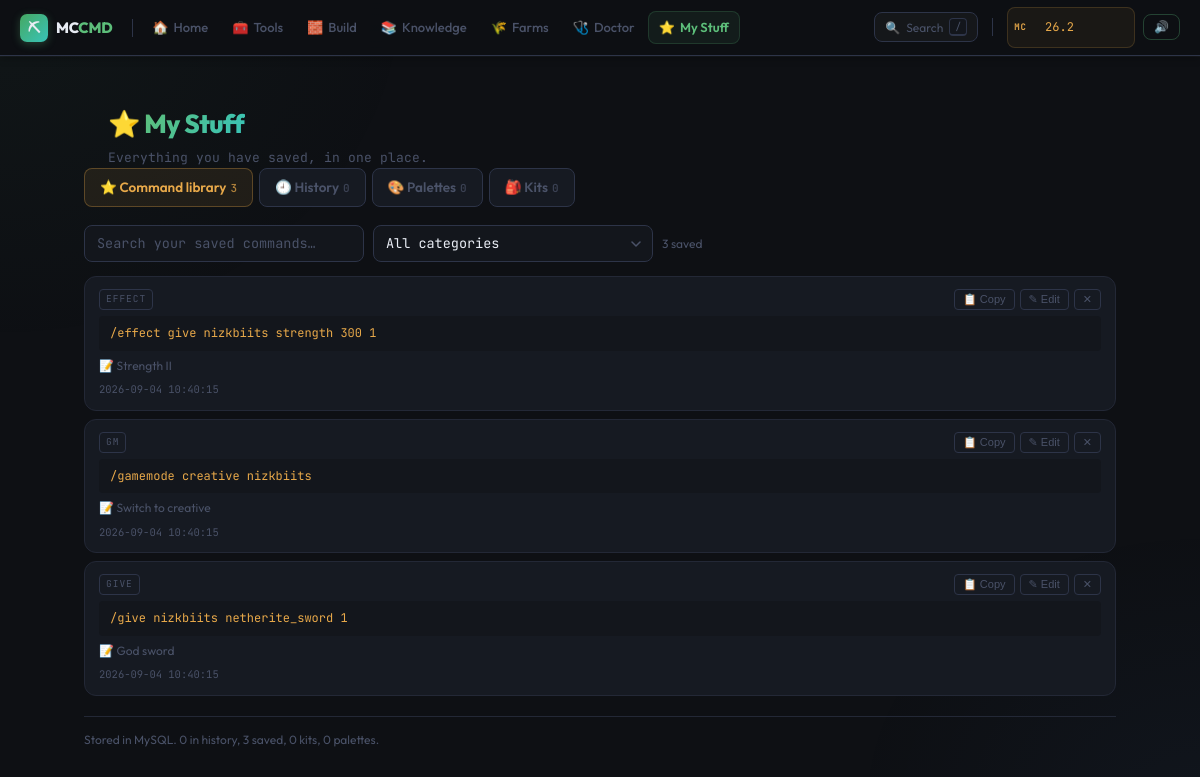
Page /mystuff.php on the earlier database version.
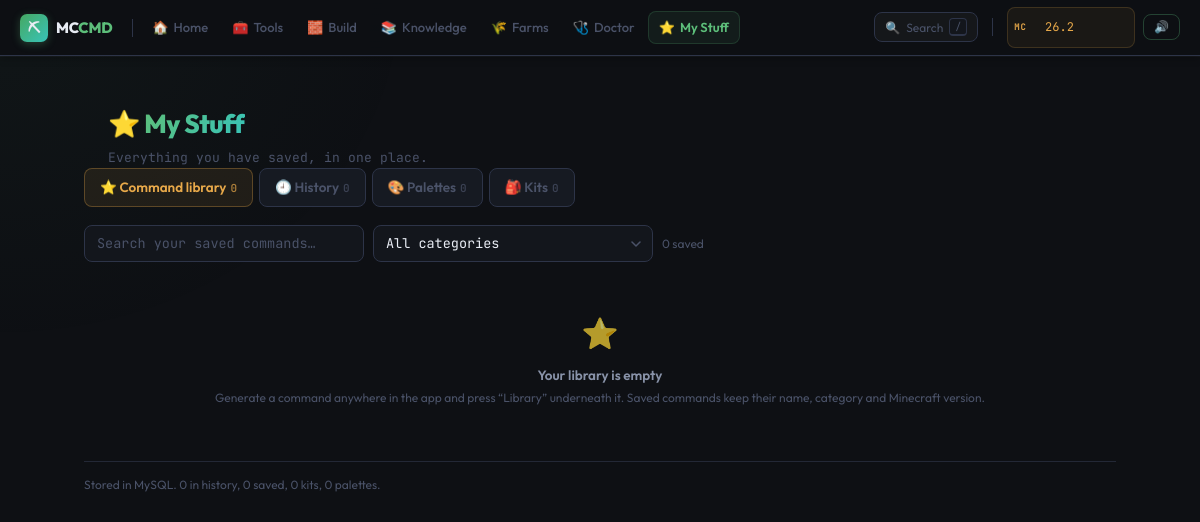
Same page on the later database version.
### tables this page shows
CREATE TABLE IF NOT EXISTS `favourites` (
  `id`         INT UNSIGNED AUTO_INCREMENT PRIMARY KEY,
  `username`   VARCHAR(50)   NOT NULL DEFAULT 'nizkbiits',
  `command`    TEXT          NOT NULL,
  `tab`        VARCHAR(30)   NOT NULL DEFAULT 'give',
  `note`       VARCHAR(255)  DEFAULT NULL,
  `name`       VARCHAR(120)  DEFAULT NULL,
  `category`   VARCHAR(40)   DEFAULT NULL,
  `mc_version` VARCHAR(20)   DEFAULT NULL,
  `tags`       VARCHAR(255)  DEFAULT NULL,
  `created_at` DATETIME      NOT NULL DEFAULT CURRENT_TIMESTAMP,
  INDEX idx_username (`username`),
  INDEX idx_category (`category`)
);

### lib/mc.php (called while the page is built, shortened)
<?php
function mcVersions(): array
{
    $v = MC_VERSIONS;
    uasort($v, fn($a, $b) => $b['rank'] <=> $a['rank']);
    return $v;
}
function mcCurrentVersion(): string
{
    $id = $_COOKIE['mc_version'] ?? MC_DEFAULT_VERSION;
    return isset(MC_VERSIONS[$id]) ? $id : MC_DEFAULT_VERSION;
}

### db.php (called while the page is built, shortened)
<?php
function getDB(): ?PDO
{
    static $pdo = null, $tried = false;
    if ($tried) return $pdo;
    $opts = [
        PDO::ATTR_ERRMODE            => PDO::ERRMODE_EXCEPTION,
        PDO::ATTR_DEFAULT_FETCH_MODE => PDO::FETCH_ASSOC,
        PDO::ATTR_EMULATE_PREPARES   => false,
    ];
    try {
        $dsn = sprintf('mysql:host=%s;dbname=%s;charset=%s', DB_HOST, DB_NAME, DB_CHAR);
        $pdo = new PDO($dsn, DB_USER, DB_PASS, $opts);
        return $pdo;
    } catch (PDOException $e) {
        error_log('MySQL unavailable, falling back to SQLite: ' . $e->getMessage());
    }
}
function dbDriver(?PDO $db = null): string
{
    $db = $db ?: getDB();
    return $db ? $db->getAttribute(PDO::ATTR_DRIVER_NAME) : '';
}
function historyGet(int $limit = 30): array
{
    $db = getDB(); if (!$db) return [];
    try {
        $limit = max(1, min(200, $limit));
        $stmt = $db->prepare(
            "SELECT id, command, tab, mc_version, created_at FROM command_history
             WHERE username = ? ORDER BY created_at DESC, id DESC LIMIT $limit"
        );
        $stmt->execute([APP_USER]);
        return $stmt->fetchAll();
    } catch (PDOException $e) { return []; }
}
function favGet(string $category = ''): array
{
    $db = getDB(); if (!$db) return [];
    try {
        $sql = 'SELECT id, command, tab, note, name, category, mc_version, tags, created_at
                FROM favourites WHERE username = ?';
        $args = [APP_USER];
        $sql .= ' ORDER BY created_at DESC, id DESC';
        $stmt = $db->prepare($sql);
        $stmt->execute($args);
        return $stmt->fetchAll();
    } catch (PDOException $e) { return []; }
}
function kitGet(): array
{
    $db = getDB(); if (!$db) return [];
    try {
        $stmt = $db->prepare(
            'SELECT id, kit_name, kit_data, updated_at FROM user_kits
             WHERE username=? ORDER BY updated_at DESC'
        );
        $stmt->execute([APP_USER]);
        $rows = $stmt->fetchAll();
        return $rows;
    } catch (PDOException $e) { return []; }
}
function paletteGet(): array
{
    $db = getDB(); if (!$db) return [];
    try {
        $stmt = $db->prepare(
            'SELECT id, palette_name, style, palette_data, created_at FROM user_palettes
             WHERE username=? ORDER BY created_at DESC'
        );
        $stmt->execute([APP_USER]);
        $rows = $stmt->fetchAll();
        return $rows;
    } catch (PDOException $e) { return []; }
}
function dbStatus(): array
{
    $db = getDB();
    try {
        $count = function (string $t) use ($db): int {
            $s = $db->prepare("SELECT COUNT(*) AS n FROM $t WHERE username=?");
            $s->execute([APP_USER]);
            return (int)$s->fetch()['n'];
        };
        return [
            'connected'  => true,
            'driver'     => dbDriver($db),
            'history'    => $count('command_history'),
            'favourites' => $count('favourites'),
            'kits'       => $count('user_kits'),
            'palettes'   => $count('user_palettes'),
        ];
    } catch (Exception $e) {
        return ['connected' => false, 'driver' => dbDriver($db), 'error' => 'Database tables could not be read.'];
    }
}

### mystuff.php (the view, shortened to what this page needs)
<?php
require_once __DIR__ . '/db.php';
require_once __DIR__ . '/lib/ui.php';
$tab = $_GET['t'] ?? 'library';
$saved    = favGet();
$history  = historyGet(60);
$palettes = paletteGet();
$kits     = kitGet();
$status   = dbStatus();
$css = <<<CSS
.ms-page { max-width:1080px; margin:0 auto; padding:20px 24px 56px; position:relative; z-index:1 }
.ms-tabs { display:flex; gap:6px; margin-bottom:18px; flex-wrap:wrap }
.ms-tab { padding:8px 15px; border-radius:var(--r-sm); border:1px solid var(--border2); background:var(--card);
  color:var(--text3); text-decoration:none; font-size:13.5px; font-weight:600; transition:all .13s }
.ms-tab:hover { border-color:var(--border3); color:var(--text2) }
.ms-tab.active { background:rgba(232,169,74,0.09); border-color:rgba(232,169,74,0.3); color:var(--gold) }
.ms-tab .n { font-family:var(--mono); font-size:11px; opacity:.7; margin-left:4px }
.ms-controls { display:flex; gap:9px; flex-wrap:wrap; align-items:center; margin-bottom:14px }
.ms-controls input, .ms-controls select { max-width:280px }
.entry { border:1px solid var(--border); border-radius:var(--r); background:var(--card);
  padding:12px 14px; margin-bottom:8px; transition:all .12s }
.entry:hover { border-color:var(--border3) }
.entry-top { display:flex; align-items:center; gap:9px; margin-bottom:6px; flex-wrap:wrap }
.entry-name { font-size:13.5px; font-weight:700; color:var(--text) }
.entry-cmd { font-family:var(--mono); font-size:12px; color:var(--gold); word-break:break-all;
  line-height:1.55; background:var(--bg2); border-radius:var(--r-xs); padding:8px 11px; cursor:pointer }
.entry-cmd:hover { background:var(--bg3) }
.entry-note { font-size:12px; color:var(--text3); margin-top:6px }
.entry-actions { display:flex; gap:5px; margin-left:auto }
.entry-btn { background:transparent; border:1px solid var(--border2); color:var(--text3);
  border-radius:var(--r-xs); cursor:pointer; font-size:11px; padding:3px 8px; transition:all .12s }
.entry-btn:hover { border-color:var(--border3); color:var(--text2) }
.entry-btn.danger:hover { border-color:var(--red); color:var(--red) }
.tag { font-size:9.5px; font-family:var(--mono); letter-spacing:1px; text-transform:uppercase;
  border:1px solid var(--border2); color:var(--text3); padding:2px 6px; border-radius:4px }
.db-note { font-size:12px; color:var(--text3); margin-top:20px; padding-top:14px; border-top:1px solid var(--border) }
CSS;
ui_head('My Stuff', '', $css);
function ms_entry(array $row, string $kind): void
{
    $cmd = $row['command'];
    echo '<div class="entry" data-search="' . e(strtolower($cmd . ' ' . ($row['name'] ?? '') . ' ' . ($row['note'] ?? '') . ' ' . ($row['tags'] ?? ''))) . '"'
       . ' data-category="' . e($row['category'] ?? '') . '">';
    echo '<div class="entry-top">';
    if (!empty($row['tab'])) echo '<span class="tag">' . e($row['tab']) . '</span>';
    echo '<span class="entry-actions">';
    echo '<button class="entry-btn" data-copy="' . e($cmd) . '">📋 Copy</button>';
    if ($kind === 'library') {
        echo '<button class="entry-btn" data-edit="' . (int)$row['id'] . '">✎ Edit</button>';
        echo '<button class="entry-btn danger" data-del-fav="' . (int)$row['id'] . '">✕</button>';
    } else {
        echo '<button class="entry-btn" data-save-fav="' . e($cmd) . '" data-tab="' . e($row['tab'] ?? '') . '">⭐ Save</button>';
        echo '<button class="entry-btn danger" data-del-hist="' . (int)$row['id'] . '">✕</button>';
    }
    echo '</span></div>';
    echo '<div class="entry-cmd" data-copy="' . e($cmd) . '">' . e($cmd) . '</div>';
    if (!empty($row['note'])) echo '<div class="entry-note">📝 ' . e($row['note']) . '</div>';
    if (!empty($row['created_at'])) echo '<div class="entry-note" style="font-family:var(--mono);font-size:10.5px">' . e($row['created_at']) . '</div>';
    echo '</div>';
}
?>
<div class="ms-page">
  <?php ui_page_header('⭐', 'My Stuff', 'Everything you have saved, in one place.'); ?>
  <div class="ms-tabs">
    <a class="ms-tab <?= $tab === 'library' ? 'active' : '' ?>" href="mystuff.php?t=library">⭐ Command library<span class="n"><?= count($saved) ?></span></a>
    <a class="ms-tab <?= $tab === 'history' ? 'active' : '' ?>" href="mystuff.php?t=history">🕘 History<span class="n"><?= count($history) ?></span></a>
    <a class="ms-tab <?= $tab === 'palettes' ? 'active' : '' ?>" href="mystuff.php?t=palettes">🎨 Palettes<span class="n"><?= count($palettes) ?></span></a>
    <a class="ms-tab <?= $tab === 'kits' ? 'active' : '' ?>" href="mystuff.php?t=kits">🎒 Kits<span class="n"><?= count($kits) ?></span></a>
  </div>
<?php if ($tab === 'library'): ?>
  <div class="ms-controls">
    <input type="text" id="ms-search" placeholder="Search your saved commands…" autocomplete="off">
    <select id="ms-cat">
      <option value="">All categories</option>
    </select>
    <span class="muted" style="font-size:12px" id="ms-count"></span>
  </div>
  <div id="ms-list">
    <?php if (!$saved): ?>
      <?= ui_empty('⭐', 'Your library is empty',
          'Generate a command anywhere in the app and press “Library” underneath it. Saved commands keep their name, category and Minecraft version.') ?>
    <?php else: foreach ($saved as $row) ms_entry($row, 'library'); endif; ?>
  </div>
<?php endif; ?>
  <div class="db-note">
    <?php if ($status['connected']): ?>
      Stored in <?= e($status['driver'] === 'sqlite' ? 'a local SQLite file (data/minecraft_cmd.sqlite)' : 'MySQL') ?>.
      <?= (int)$status['history'] ?> in history, <?= (int)$status['favourites'] ?> saved,
      <?= (int)$status['kits'] ?> kits, <?= (int)$status['palettes'] ?> palettes.
    <?php else: ?>
      <?= ui_warn(e($status['error'] ?? 'The database is not available, so nothing can be saved right now.'), 'error') ?>
    <?php endif; ?>
  </div>
</div>
<?php ui_foot(); ?>

### lib/ui.php (shortened to what this page needs)
<?php
require_once __DIR__ . '/mc.php';
function e(?string $s): string
{
    return htmlspecialchars((string)$s, ENT_QUOTES, 'UTF-8');
}
function ui_head(string $title, string $subtitle = '', string $extraCss = ''): void
{
    $root = dirname(__DIR__);
    echo "<!DOCTYPE html>\n<html lang=\"en\">\n<head>\n";
    include $root . '/style.php';
    echo "</head>\n<body>\n";
    include $root . '/nav.php';
}
function ui_page_header(string $icon, string $title, string $sub = ''): void
{
    echo '<div class="page-header"><div class="page-title">' . $icon . ' <span>' . e($title) . '</span></div>';
    if ($sub) echo '<div class="page-sub">' . e($sub) . '</div>';
    echo '</div>';
}
function ui_foot(): void
{
    echo "\n</body>\n</html>";
}
function ui_empty(string $icon, string $title, string $sub = ''): string
{
    return '<div class="empty-state"><div class="empty-icon">' . $icon . '</div><div class="empty-title">' . e($title) . '</div>'
        . ($sub ? '<div class="empty-sub">' . e($sub) . '</div>' : '') . '</div>';
}

### nav.php (shortened to what this page needs)
<?php
require_once __DIR__ . '/lib/ui.php';
$currentPage = basename($_SERVER['PHP_SELF'], '.php');
$nav = [
    ['index',     '🏠', 'Home',      []],
    ['tools',     '🧰', 'Tools',     ['commands', 'kit', 'sequencer', 'nbt', 'title', 'firework', 'scoreboard', 'sign', 'book']],
    ['build',     '🧱', 'Build',     []],
    ['knowledge', '📚', 'Knowledge', []],
    ['farms',     '🌾', 'Farms',     []],
    ['doctor',    '🩺', 'Doctor',    []],
    ['mystuff',   '⭐', 'My Stuff',  ['dashboard']],
];
$mcVer = mcCurrentVersion();
?>
<nav class="topnav">
  <a href="index.php" class="nav-logo">
    <div class="nav-logo-icon">⛏</div>
    <span class="nav-logo-text">MC<span class="nav-logo-accent">CMD</span></span>
  </a>
  <?php foreach ($nav as [$page, $icon, $label, $match]):
      $active = ($currentPage === $page || in_array($currentPage, $match, true)); ?>
  <a href="<?= $page ?>.php" class="nav-link <?= $active ? 'active' : '' ?>">
    <?= $icon ?> <span class="nav-link-text"><?= $label ?></span>
  </a>
  <?php endforeach; ?>
  <div class="nav-right">
    <button class="nav-search-btn" id="global-search-btn" title="Search everything (press /)">
      🔍 <span class="nav-link-text">Search</span> <kbd>/</kbd>
    </button>
    <label class="nav-version" title="Minecraft version — every generator follows this">
      <span class="nav-version-tag">MC</span>
      <select id="mc-version-select">
        <?php foreach (mcVersions() as $id => $v): ?>
        <option value="<?= e($id) ?>" <?= $id === $mcVer ? 'selected' : '' ?>><?= e($v['label']) ?></option>
        <?php endforeach; ?>
      </select>
    </label>
    <button class="sound-toggle on" id="sound-btn" onclick="toggleSound(this)">🔊</button>
  </div>
</nav>

Differences in the rows shown:
removed favourites: tab "EFFECT", command "/effect give nizkbiits strength 300 1", note "Strength II", created_at "2026-09-04 10:40:15"
removed favourites: tab "GM", command "/gamemode creative nizkbiits", note "Switch to creative", created_at "2026-09-04 10:40:15"
removed favourites: tab "GIVE", command "/give nizkbiits netherite_sword 1", note "God sword", created_at "2026-09-04 10:40:15"
Other differences:
count($saved): "3" → "0"
text written by a page script: "3 saved" → "0 saved"
$icon: (not shown) → "⭐"
$title: (not shown) → "Your library is empty"
$sub: (not shown) → "Generate a command anywhere in the app and press “Library” underneath it. Saved commands keep their name, category and Minecraft version."
$status['favourites']: "3" → "0"
